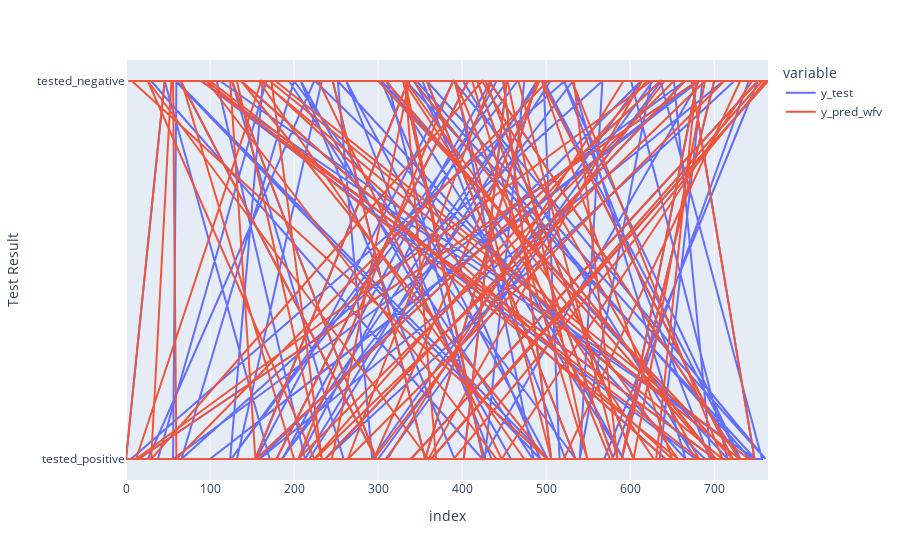

The notebook cell this image was saved under:
### Code cell
df_pred_train = pd.DataFrame(
    {
        "y_test": y_train.iloc[:200],
        "y_pred_wfv": KNN_pred[:200]
    },
    index = y_train.index[:200]
)

fig = px.line(df_pred_train, labels={"value":"Test Result"})
fig.show()

### Figure 1 — Plotly figure (JSON) as saved in the notebook; plotly's stock layout.template omitted (floating-point values rounded to 4 significant figures; data arrays with more than 128 entries replaced by an {"elided": "..."} marker saying what was removed)
{"data": [{"hovertemplate": "variable=y_test<br>index=%{x}<br>Test Result=%{y}<extra></extra>", "legendgroup": "y_test", "line": {"color": "#636efa", "dash": "solid"}, "marker": {"symbol": "circle"}, "mode": "lines", "name": "y_test", "orientation": "v", "showlegend": true, "type": "scatter", "x": {"elided": "200 int values"}, "xaxis": "x", "y": {"elided": "200 str values"}, "yaxis": "y"}, {"hovertemplate": "variable=y_pred_wfv<br>index=%{x}<br>Test Result=%{y}<extra></extra>", "legendgroup": "y_pred_wfv", "line": {"color": "#EF553B", "dash": "solid"}, "marker": {"symbol": "circle"}, "mode": "lines", "name": "y_pred_wfv", "orientation": "v", "showlegend": true, "type": "scatter", "x": {"elided": "200 int values"}, "xaxis": "x", "y": {"elided": "200 str values"}, "yaxis": "y"}], "layout": {"legend": {"title": {"text": "variable"}, "tracegroupgap": 0}, "margin": {"t": 60}, "xaxis": {"anchor": "y", "domain": [0, 1], "title": {"text": "index"}}, "yaxis": {"anchor": "x", "domain": [0, 1], "title": {"text": "Test Result"}}}}
